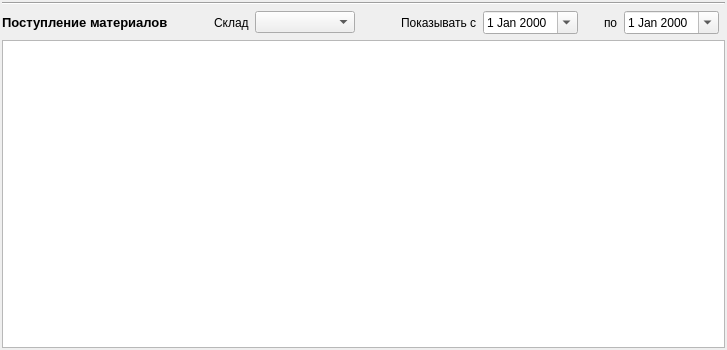
<?xml version="1.0" encoding="UTF-8"?>
<ui version="4.0">
 <class>MaterialWidget</class>
 <widget class="QWidget" name="MaterialWidget">
  <property name="geometry">
   <rect>
    <x>0</x>
    <y>0</y>
    <width>727</width>
    <height>350</height>
   </rect>
  </property>
  <property name="windowTitle">
   <string>Form</string>
  </property>
  <layout class="QVBoxLayout" name="verticalLayout">
   <property name="margin">
    <number>2</number>
   </property>
   <item>
    <widget class="Line" name="line">
     <property name="orientation">
      <enum>Qt::Horizontal</enum>
     </property>
    </widget>
   </item>
   <item>
    <layout class="QHBoxLayout" name="horizontalLayout">
     <item>
      <widget class="QLabel" name="name">
       <property name="font">
        <font>
         <pointsize>10</pointsize>
         <weight>75</weight>
         <bold>true</bold>
        </font>
       </property>
       <property name="text">
        <string>Поступление материалов</string>
       </property>
      </widget>
     </item>
     <item>
      <spacer name="horizontalSpacer_4">
       <property name="orientation">
        <enum>Qt::Horizontal</enum>
       </property>
       <property name="sizeType">
        <enum>QSizePolicy::Fixed</enum>
       </property>
       <property name="sizeHint" stdset="0">
        <size>
         <width>40</width>
         <height>20</height>
        </size>
       </property>
      </spacer>
     </item>
     <item>
      <widget class="QLabel" name="label">
       <property name="text">
        <string>Склад</string>
       </property>
      </widget>
     </item>
     <item>
      <widget class="QComboBox" name="stock">
       <property name="minimumSize">
        <size>
         <width>100</width>
         <height>0</height>
        </size>
       </property>
      </widget>
     </item>
     <item>
      <spacer name="horizontalSpacer">
       <property name="orientation">
        <enum>Qt::Horizontal</enum>
       </property>
       <property name="sizeType">
        <enum>QSizePolicy::Fixed</enum>
       </property>
       <property name="sizeHint" stdset="0">
        <size>
         <width>40</width>
         <height>20</height>
        </size>
       </property>
      </spacer>
     </item>
     <item>
      <widget class="QLabel" name="label_2">
       <property name="text">
        <string>Показывать с</string>
       </property>
      </widget>
     </item>
     <item>
      <widget class="QDateEdit" name="startDate">
       <property name="calendarPopup">
        <bool>true</bool>
       </property>
      </widget>
     </item>
     <item>
      <spacer name="horizontalSpacer_2">
       <property name="orientation">
        <enum>Qt::Horizontal</enum>
       </property>
       <property name="sizeType">
        <enum>QSizePolicy::Fixed</enum>
       </property>
       <property name="sizeHint" stdset="0">
        <size>
         <width>20</width>
         <height>20</height>
        </size>
       </property>
      </spacer>
     </item>
     <item>
      <widget class="QLabel" name="label_3">
       <property name="text">
        <string>по</string>
       </property>
      </widget>
     </item>
     <item>
      <widget class="QDateEdit" name="endDate">
       <property name="calendarPopup">
        <bool>true</bool>
       </property>
      </widget>
     </item>
     <item>
      <spacer name="horizontalSpacer_3">
       <property name="orientation">
        <enum>Qt::Horizontal</enum>
       </property>
       <property name="sizeHint" stdset="0">
        <size>
         <width>40</width>
         <height>20</height>
        </size>
       </property>
      </spacer>
     </item>
    </layout>
   </item>
   <item>
    <widget class="QTableView" name="table"/>
   </item>
  </layout>
 </widget>
 <resources/>
 <connections/>
</ui>
